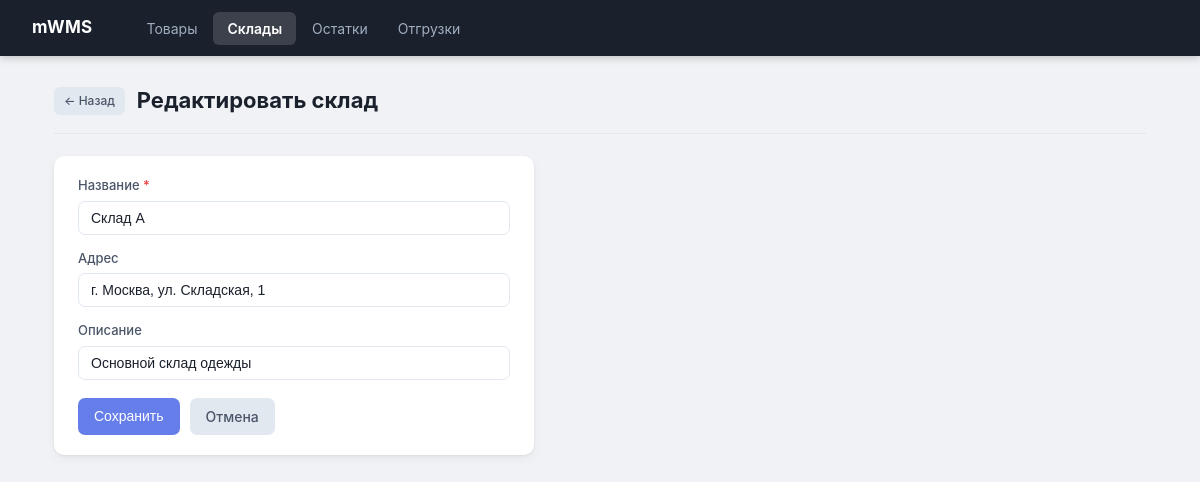
Page /warehouses/1/edit on the committed database.
### tables this page shows
CREATE TABLE warehouses (
    id          INTEGER PRIMARY KEY AUTOINCREMENT,
    name        TEXT NOT NULL,
    address     TEXT,
    description TEXT
);

### app.py (the view, shortened to what this page needs)
@app.route('/warehouses/<int:warehouse_id>/edit', methods=['GET', 'POST'])
def warehouse_edit(warehouse_id):
    db = get_db()
    warehouse = db.execute('SELECT * FROM warehouses WHERE id=?', (warehouse_id,)).fetchone()
    return render_template('warehouse_edit.html', warehouse=warehouse)

### app.py (called while the page is built)
def get_db():
    if 'db' not in g:
        conn = sqlite3.connect(DB_PATH)
        conn.row_factory = sqlite3.Row  # строки доступны по имени колонки
        g.db = conn
    return g.db

### templates/warehouse_edit.html (shortened to what this page needs)
{% extends "base.html" %}
{% block content %}
<div class="page-header">
    <a href="{{ url_for('warehouses') }}" class="btn btn-sm btn-back">← Назад</a>
    <h1>Редактировать склад</h1>
</div>
<div class="card card-narrow">
    <form method="POST" class="form-col">
        <div class="form-group">
            <label>Название <span class="required">*</span></label>
            <input type="text" name="name" required value="{{ warehouse.name }}">
        </div>
        <div class="form-group">
            <label>Адрес</label>
            <input type="text" name="address" value="{{ warehouse.address or '' }}">
        </div>
        <div class="form-group">
            <label>Описание</label>
            <input type="text" name="description" value="{{ warehouse.description or '' }}">
        </div>
        <div class="form-actions">
            <button type="submit" class="btn btn-primary">Сохранить</button>
            <a href="{{ url_for('warehouses') }}" class="btn btn-secondary">Отмена</a>
        </div>
    </form>
</div>
{% endblock %}

### static/css/style.css (style rules this page uses)
* { box-sizing: border-box; margin: 0; padding: 0; }
body { font-family: -apple-system, BlinkMacSystemFont, 'Segoe UI', sans-serif; background: #f0f2f5; color: #1a202c; font-size: 15px; line-height: 1.5; }
.page-header { display: flex; align-items: center; gap: 12px; margin-bottom: 22px; padding-bottom: 16px; border-bottom: 1px solid #e2e8f0; }
.page-header h1 { font-size: 22px; font-weight: 700; }
.card { background: #fff; border-radius: 10px; padding: 20px 24px; margin-bottom: 20px; box-shadow: 0 1px 3px rgba(0, 0, 0, 0.07), 0 4px 12px rgba(0, 0, 0, 0.04); }
.card-narrow { max-width: 480px; }
.form-col { display: flex; flex-direction: column; gap: 14px; }
.form-group { display: flex; flex-direction: column; gap: 5px; }
.form-group label { font-size: 13px; font-weight: 500; color: #4a5568; }
.form-group input, .form-group select, .form-group textarea { padding: 8px 12px; border: 1.5px solid #e2e8f0; border-radius: 7px; font-size: 14px; color: #1a202c; background: #fff; outline: none; transition: border-color 0.15s, box-shadow 0.15s; min-width: 160px; }
.required { color: #e53e3e; }
.form-actions { display: flex; gap: 10px; margin-top: 4px; }
.btn { display: inline-flex; align-items: center; gap: 6px; padding: 8px 16px; border-radius: 7px; font-size: 14px; font-weight: 500; cursor: pointer; border: none; text-decoration: none; transition: opacity 0.15s, transform 0.1s; white-space: nowrap; }
.btn-primary { background: #667eea; color: #fff; }
.btn-secondary { background: #e2e8f0; color: #4a5568; }
.btn-sm { padding: 5px 10px; font-size: 12px; border-radius: 6px; }
.btn-back { background: #e2e8f0; color: #4a5568; }

### rows in the picture
warehouses: name "Склад А", address "г. Москва, ул. Складская, 1", description "Основной склад одежды"
